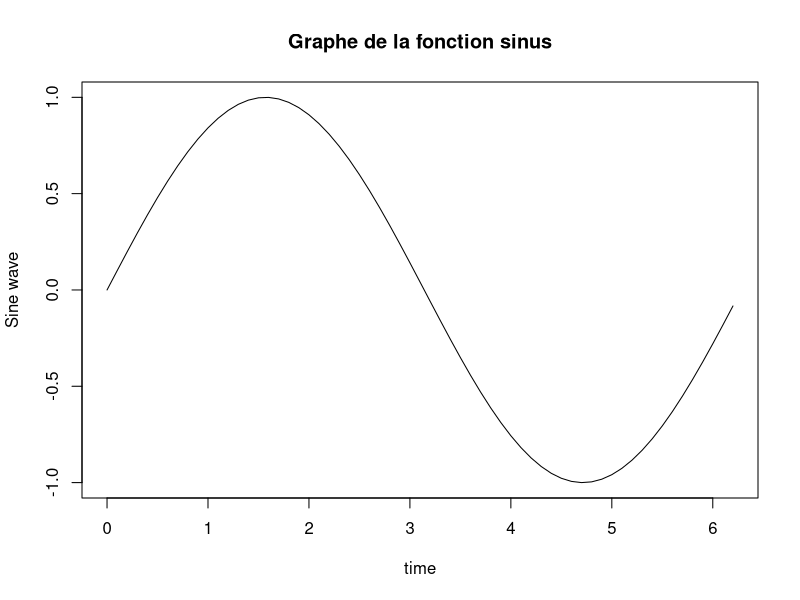
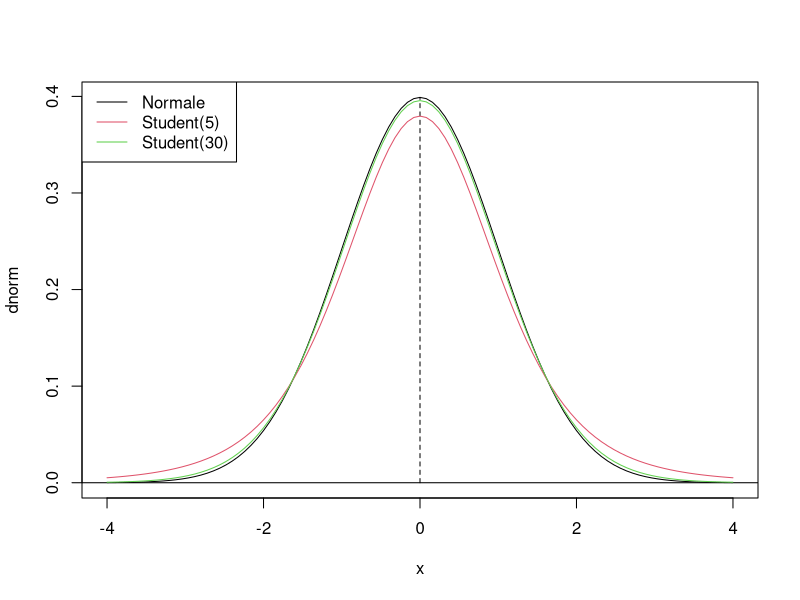
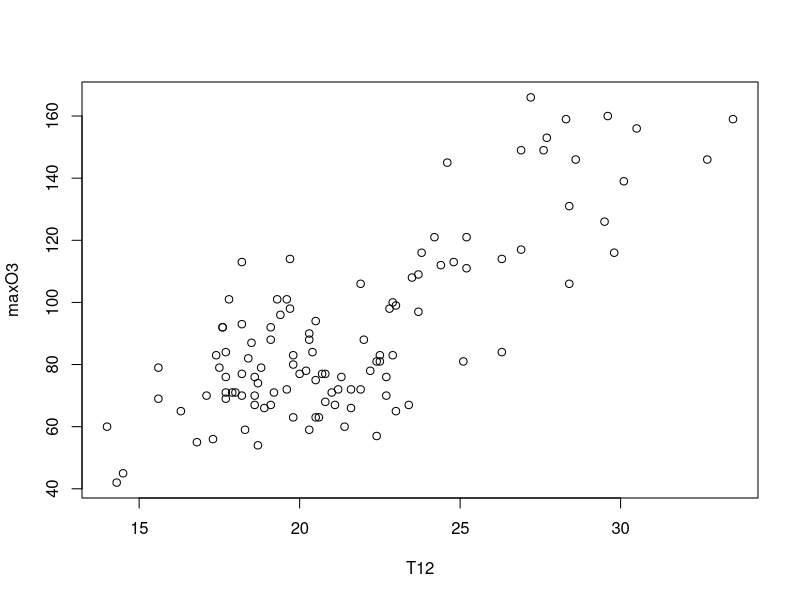
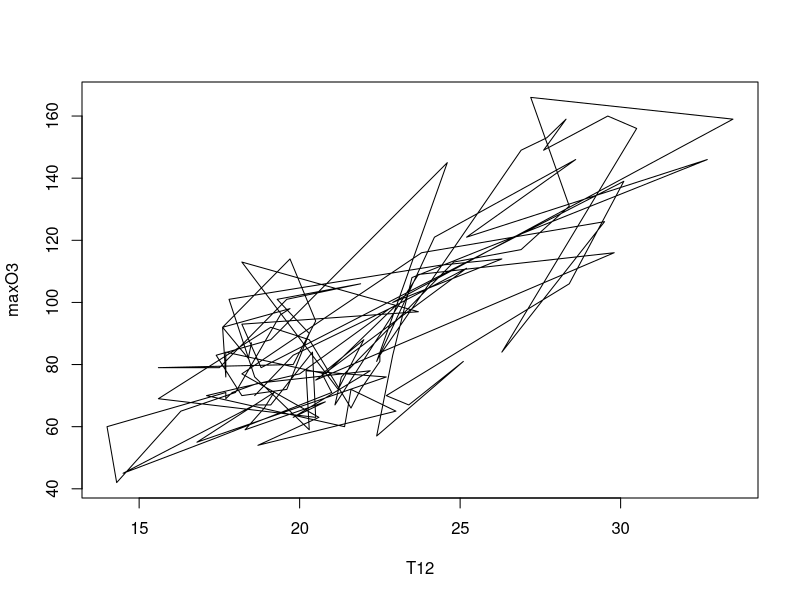
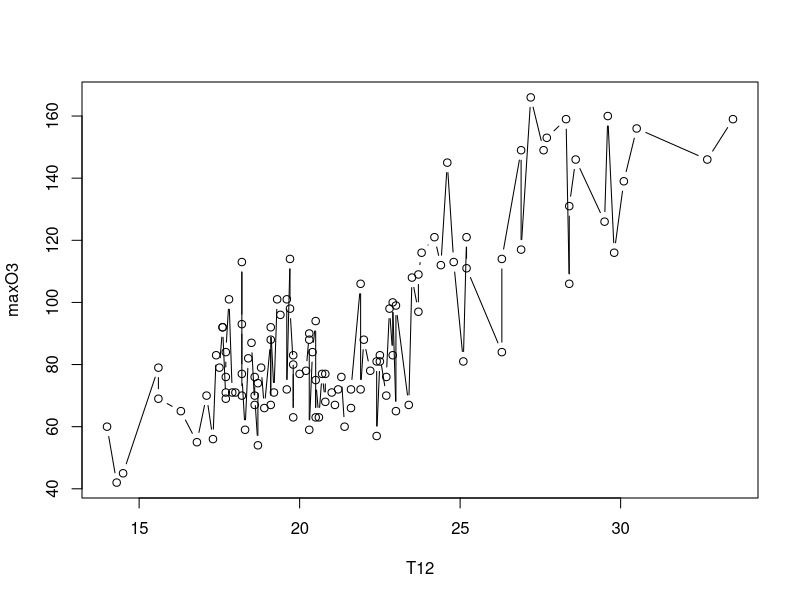
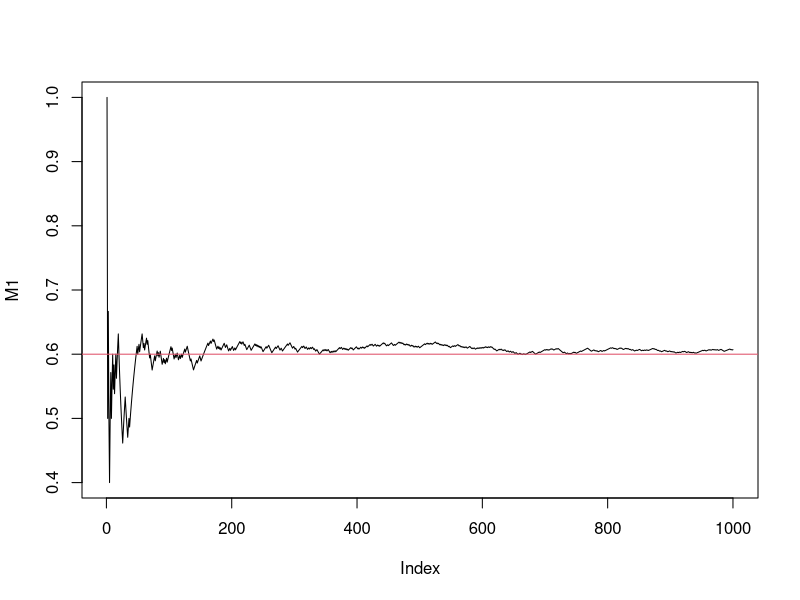

The R script that drew these images, in order:
t=seq(0,2*pi,0.1)
y=sin(t)
plot(t,y,type="l", xlab="time", ylab="Sine wave", main="Graphe de la fonction sinus")

plot(dnorm,-4,4)
#abline(v=0.2)
#abline(v=3)
abline(h=0)
#segments(x0=c(-2), y0=c(0.0), x1=c(3), y1=c(0.3),col="pink")
#segments(x0=c(-2), y0=c(0.0), x1=c(3), y1=c(0.5),col="red")
#segments(x0=c(-2), y0=c(0.0), x1=c(3), y1=c(0.9),col="blue")
segments(0,0,0,dnorm(0), lty=2)

curve(dt(x, df=5),add=TRUE, col=2)
curve(dt(x, df=30),add=TRUE, col=3)
legend("topleft", legend=c("Normale", "Student(5)", "Student(30)"), col=1:3, lty=1)

#Exercice 3

ozone <- read.table("ozone.txt", header=TRUE)
ozone
plot(maxO3~T12, data=ozone)#pour relier les points il suffit d'utiliser l'argument type="l"; ce graphe n'est pas lisible il faut trier les données

plot(maxO3~T12, data=ozone, type="l")
ordon <- order(ozone[,"T12"])
plot(maxO3~T12, data=ozone[ordon,], type="b")

#Loi des grands nombres
#En statistiques, la loi des grands nombres exprime le fait que les caractéristiques d'un échantillon aléatoire se rapprochent des caractéristiques de l'ensemble de la population pour peu que cet échantillon soit suffisamment grand

set.seed(123)
X <- rbinom(1000, size=1, prob=0.6)
S1 <- cumsum(X) #la fonction cumsum permet de construire un vecteur des sommes cumulées
M1<-S1/(1:1000)
plot(M1, type="l")
abline(h=0.6, col=2)
